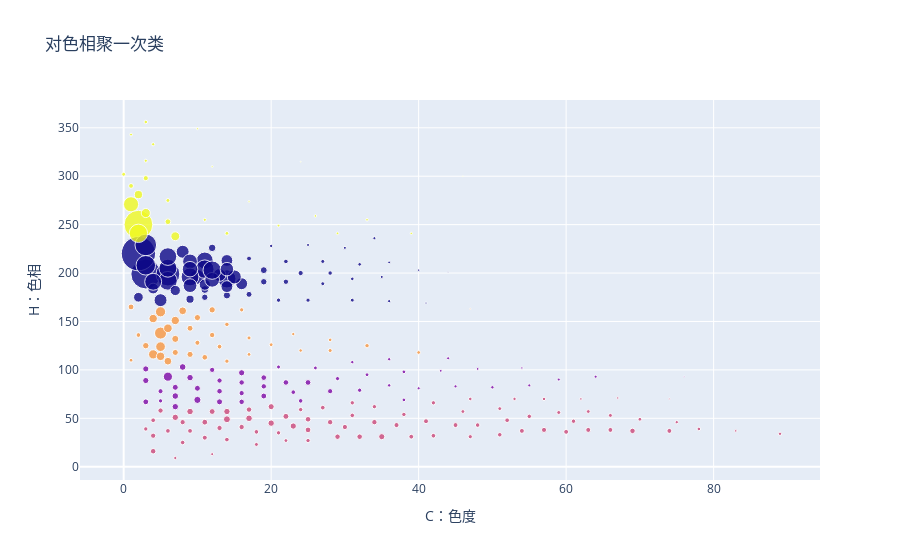

Notebook code for this chart:
### Code cell
import plotly.graph_objects as go

fig = go.Figure(data=go.Scatter(
    x=df_learn_show['C'],
    y=df_learn_show['H'],
    mode='markers',
    marker=dict(
        size=np.sqrt(df_learn_show['count'])/8,
        color=df_learn_show['Cluster2'],
        opacity=0.8
    ),
    text=df_learn_show.apply(lambda row: f'R: {row["R"]}, G: {row["G"]}, B: {row["B"]}', axis=1)
))

fig.update_layout(
    title='对色相聚一次类',
    xaxis=dict(title='C：色度'),
    yaxis=dict(title='H：色相'),
    showlegend=False
)

fig.show()

### Figure 1 — Plotly figure (JSON) as saved in the notebook; plotly's stock layout.template omitted (floating-point values rounded to 4 significant figures; data arrays with more than 128 entries replaced by an {"elided": "..."} marker saying what was removed)
{"data": [{"marker": {"color": {"elided": "256 int values"}, "opacity": 0.8, "size": {"elided": "256 float values"}}, "mode": "markers", "text": {"elided": "256 str values"}, "type": "scatter", "x": {"elided": "256 int values"}, "y": {"elided": "256 int values"}}], "layout": {"showlegend": false, "title": {"text": "对色相聚一次类"}, "xaxis": {"title": {"text": "C：色度"}}, "yaxis": {"title": {"text": "H：色相"}}}}
